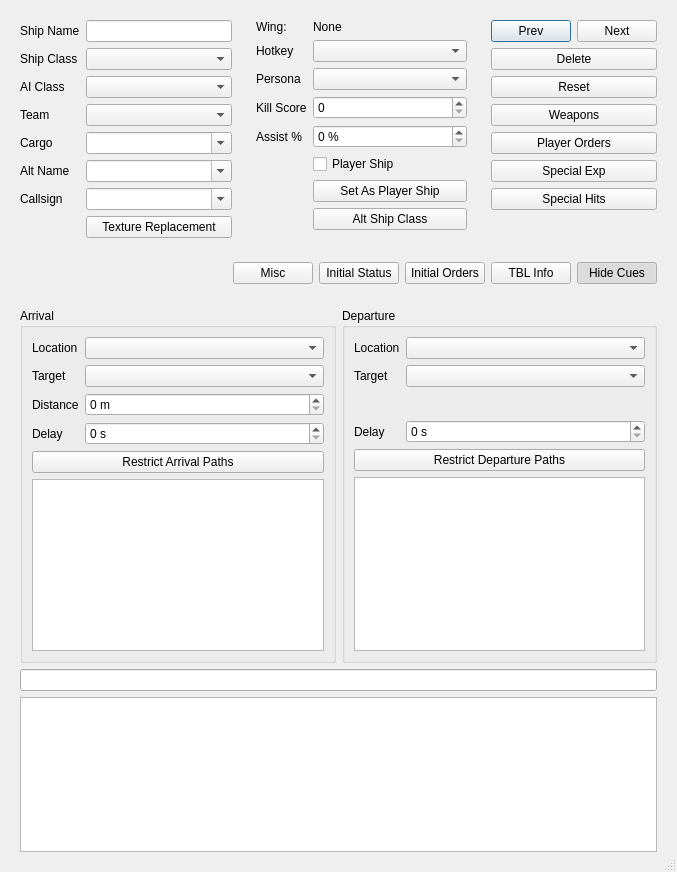
<?xml version="1.0" encoding="UTF-8"?>
<ui version="4.0">
 <class>fso::fred::dialogs::ShipEditorDialog</class>
 <widget class="QDialog" name="fso::fred::dialogs::ShipEditorDialog">
  <property name="geometry">
   <rect>
    <x>0</x>
    <y>0</y>
    <width>677</width>
    <height>872</height>
   </rect>
  </property>
  <property name="sizePolicy">
   <sizepolicy hsizetype="Preferred" vsizetype="Preferred">
    <horstretch>0</horstretch>
    <verstretch>0</verstretch>
   </sizepolicy>
  </property>
  <property name="windowTitle">
   <string>Edit Ship</string>
  </property>
  <property name="sizeGripEnabled">
   <bool>true</bool>
  </property>
  <layout class="QGridLayout" name="gridLayout">
   <item row="0" column="2" alignment="Qt::AlignTop">
    <widget class="QWidget" name="widget_3" native="true">
     <layout class="QGridLayout" name="gridLayout_2">
      <property name="sizeConstraint">
       <enum>QLayout::SetFixedSize</enum>
      </property>
      <item row="0" column="0">
       <widget class="QPushButton" name="btnPrev">
        <property name="sizePolicy">
         <sizepolicy hsizetype="Minimum" vsizetype="Fixed">
          <horstretch>0</horstretch>
          <verstretch>0</verstretch>
         </sizepolicy>
        </property>
        <property name="text">
         <string>Prev</string>
        </property>
       </widget>
      </item>
      <item row="0" column="1">
       <widget class="QPushButton" name="btnNext">
        <property name="sizePolicy">
         <sizepolicy hsizetype="Preferred" vsizetype="Fixed">
          <horstretch>0</horstretch>
          <verstretch>0</verstretch>
         </sizepolicy>
        </property>
        <property name="text">
         <string>Next</string>
        </property>
       </widget>
      </item>
      <item row="6" column="0" colspan="2">
       <widget class="QPushButton" name="btnSpecialHits">
        <property name="text">
         <string>Special Hits</string>
        </property>
       </widget>
      </item>
      <item row="5" column="0" colspan="2">
       <widget class="QPushButton" name="btnSpecialExp">
        <property name="text">
         <string>Special Exp</string>
        </property>
       </widget>
      </item>
      <item row="4" column="0" colspan="2">
       <widget class="QPushButton" name="btnPlayerOrders">
        <property name="sizePolicy">
         <sizepolicy hsizetype="Minimum" vsizetype="Fixed">
          <horstretch>0</horstretch>
          <verstretch>0</verstretch>
         </sizepolicy>
        </property>
        <property name="text">
         <string>Player Orders</string>
        </property>
       </widget>
      </item>
      <item row="3" column="0" colspan="2">
       <widget class="QPushButton" name="btnWeapons">
        <property name="text">
         <string>Weapons</string>
        </property>
       </widget>
      </item>
      <item row="2" column="0" colspan="2">
       <widget class="QPushButton" name="btnReset">
        <property name="text">
         <string>Reset</string>
        </property>
       </widget>
      </item>
      <item row="1" column="0" colspan="2">
       <widget class="QPushButton" name="btnDelete">
        <property name="text">
         <string>Delete</string>
        </property>
       </widget>
      </item>
     </layout>
    </widget>
   </item>
   <item row="0" column="1" alignment="Qt::AlignTop">
    <widget class="QWidget" name="widget_2" native="true">
     <layout class="QFormLayout" name="formLayout_2">
      <property name="sizeConstraint">
       <enum>QLayout::SetMinimumSize</enum>
      </property>
      <item row="0" column="0">
       <widget class="QLabel" name="label_8">
        <property name="text">
         <string>Wing:</string>
        </property>
       </widget>
      </item>
      <item row="0" column="1">
       <widget class="QLabel" name="label_9">
        <property name="text">
         <string>None</string>
        </property>
       </widget>
      </item>
      <item row="2" column="0">
       <widget class="QLabel" name="label_10">
        <property name="text">
         <string>Hotkey</string>
        </property>
       </widget>
      </item>
      <item row="3" column="0">
       <widget class="QLabel" name="label_11">
        <property name="text">
         <string>Persona</string>
        </property>
       </widget>
      </item>
      <item row="4" column="0">
       <widget class="QLabel" name="label_12">
        <property name="text">
         <string>Kill Score</string>
        </property>
       </widget>
      </item>
      <item row="5" column="0">
       <widget class="QLabel" name="label_13">
        <property name="text">
         <string>Assist %</string>
        </property>
       </widget>
      </item>
      <item row="6" column="1">
       <widget class="QCheckBox" name="playerShipCheck">
        <property name="text">
         <string>Player Ship</string>
        </property>
       </widget>
      </item>
      <item row="2" column="1">
       <widget class="QComboBox" name="hotkeyCombo">
        <property name="sizePolicy">
         <sizepolicy hsizetype="Expanding" vsizetype="Fixed">
          <horstretch>0</horstretch>
          <verstretch>0</verstretch>
         </sizepolicy>
        </property>
       </widget>
      </item>
      <item row="3" column="1">
       <widget class="QComboBox" name="personaCombo">
        <property name="sizePolicy">
         <sizepolicy hsizetype="Expanding" vsizetype="Fixed">
          <horstretch>0</horstretch>
          <verstretch>0</verstretch>
         </sizepolicy>
        </property>
       </widget>
      </item>
      <item row="4" column="1">
       <widget class="QSpinBox" name="killScoreSpin">
        <property name="sizePolicy">
         <sizepolicy hsizetype="Preferred" vsizetype="Fixed">
          <horstretch>0</horstretch>
          <verstretch>0</verstretch>
         </sizepolicy>
        </property>
       </widget>
      </item>
      <item row="5" column="1">
       <widget class="QSpinBox" name="assistSpin">
        <property name="sizePolicy">
         <sizepolicy hsizetype="Preferred" vsizetype="Fixed">
          <horstretch>0</horstretch>
          <verstretch>0</verstretch>
         </sizepolicy>
        </property>
        <property name="suffix">
         <string> %</string>
        </property>
        <property name="maximum">
         <number>100</number>
        </property>
       </widget>
      </item>
      <item row="7" column="1">
       <widget class="QPushButton" name="btnSetAsPlayerShip">
        <property name="sizePolicy">
         <sizepolicy hsizetype="Expanding" vsizetype="Fixed">
          <horstretch>0</horstretch>
          <verstretch>0</verstretch>
         </sizepolicy>
        </property>
        <property name="text">
         <string>Set As Player Ship</string>
        </property>
       </widget>
      </item>
      <item row="8" column="1">
       <widget class="QPushButton" name="btnAltShipClass">
        <property name="sizePolicy">
         <sizepolicy hsizetype="Expanding" vsizetype="Fixed">
          <horstretch>0</horstretch>
          <verstretch>0</verstretch>
         </sizepolicy>
        </property>
        <property name="text">
         <string>Alt Ship Class</string>
        </property>
       </widget>
      </item>
     </layout>
    </widget>
   </item>
   <item row="2" column="0" colspan="3">
    <widget class="QWidget" name="widget_5" native="true">
     <property name="sizePolicy">
      <sizepolicy hsizetype="Expanding" vsizetype="Expanding">
       <horstretch>0</horstretch>
       <verstretch>0</verstretch>
      </sizepolicy>
     </property>
     <layout class="QGridLayout" name="gridLayout_3">
      <item row="0" column="0">
       <widget class="QGroupBox" name="groupBox">
        <property name="title">
         <string>Arrival</string>
        </property>
        <layout class="QFormLayout" name="formLayout_3">
         <item row="0" column="0">
          <widget class="QLabel" name="label_14">
           <property name="text">
            <string>Location</string>
           </property>
          </widget>
         </item>
         <item row="1" column="0">
          <widget class="QLabel" name="label_16">
           <property name="text">
            <string>Target</string>
           </property>
          </widget>
         </item>
         <item row="2" column="0">
          <widget class="QLabel" name="label_17">
           <property name="text">
            <string>Distance</string>
           </property>
          </widget>
         </item>
         <item row="3" column="0">
          <widget class="QLabel" name="label_18">
           <property name="text">
            <string>Delay</string>
           </property>
          </widget>
         </item>
         <item row="4" column="0" colspan="2">
          <widget class="QPushButton" name="btnRestrictArrivalPaths">
           <property name="text">
            <string>Restrict Arrival Paths</string>
           </property>
          </widget>
         </item>
         <item row="5" column="0" colspan="2">
          <widget class="fso::fred::sexp_tree" name="arrivalSexpTree"/>
         </item>
         <item row="3" column="1">
          <widget class="QSpinBox" name="arrivalDelaySpin">
           <property name="suffix">
            <string> s</string>
           </property>
          </widget>
         </item>
         <item row="2" column="1">
          <widget class="QSpinBox" name="arrivalDistanceSpin">
           <property name="suffix">
            <string> m</string>
           </property>
          </widget>
         </item>
         <item row="0" column="1">
          <widget class="QComboBox" name="arrivalLocationCombo">
           <property name="sizePolicy">
            <sizepolicy hsizetype="Expanding" vsizetype="Fixed">
             <horstretch>0</horstretch>
             <verstretch>0</verstretch>
            </sizepolicy>
           </property>
          </widget>
         </item>
         <item row="1" column="1">
          <widget class="QComboBox" name="arrivalTargetCombo">
           <property name="sizePolicy">
            <sizepolicy hsizetype="Expanding" vsizetype="Fixed">
             <horstretch>0</horstretch>
             <verstretch>0</verstretch>
            </sizepolicy>
           </property>
          </widget>
         </item>
        </layout>
       </widget>
      </item>
      <item row="0" column="1">
       <widget class="QGroupBox" name="groupBox_2">
        <property name="title">
         <string>Departure</string>
        </property>
        <layout class="QFormLayout" name="formLayout_4">
         <item row="0" column="0">
          <widget class="QLabel" name="label_15">
           <property name="text">
            <string>Location</string>
           </property>
          </widget>
         </item>
         <item row="5" column="0" colspan="2">
          <widget class="fso::fred::sexp_tree" name="departureSexpTree"/>
         </item>
         <item row="1" column="0">
          <widget class="QLabel" name="label_19">
           <property name="text">
            <string>Target</string>
           </property>
          </widget>
         </item>
         <item row="2" column="0">
          <spacer name="verticalSpacer">
           <property name="orientation">
            <enum>Qt::Vertical</enum>
           </property>
           <property name="sizeHint" stdset="0">
            <size>
             <width>20</width>
             <height>40</height>
            </size>
           </property>
          </spacer>
         </item>
         <item row="3" column="0">
          <widget class="QLabel" name="label_20">
           <property name="text">
            <string>Delay</string>
           </property>
          </widget>
         </item>
         <item row="4" column="0" colspan="2">
          <widget class="QPushButton" name="btnRestrictDeparturePaths">
           <property name="text">
            <string>Restrict Departure Paths</string>
           </property>
          </widget>
         </item>
         <item row="3" column="1">
          <widget class="QSpinBox" name="departureDelaySpin">
           <property name="suffix">
            <string> s</string>
           </property>
          </widget>
         </item>
         <item row="0" column="1">
          <widget class="QComboBox" name="departureLocationCombo">
           <property name="sizePolicy">
            <sizepolicy hsizetype="Expanding" vsizetype="Fixed">
             <horstretch>0</horstretch>
             <verstretch>0</verstretch>
            </sizepolicy>
           </property>
          </widget>
         </item>
         <item row="1" column="1">
          <widget class="QComboBox" name="departureTargetCombo">
           <property name="sizePolicy">
            <sizepolicy hsizetype="Expanding" vsizetype="Fixed">
             <horstretch>0</horstretch>
             <verstretch>0</verstretch>
            </sizepolicy>
           </property>
          </widget>
         </item>
        </layout>
       </widget>
      </item>
      <item row="1" column="0" colspan="2">
       <widget class="QLineEdit" name="miniSexpHelpEdit">
        <property name="tabletTracking">
         <bool>false</bool>
        </property>
        <property name="readOnly">
         <bool>true</bool>
        </property>
       </widget>
      </item>
      <item row="2" column="0" colspan="2">
       <widget class="QPlainTextEdit" name="sexpHelpBox">
        <property name="readOnly">
         <bool>true</bool>
        </property>
       </widget>
      </item>
     </layout>
    </widget>
   </item>
   <item row="1" column="0" colspan="3" alignment="Qt::AlignRight|Qt::AlignTop">
    <widget class="QWidget" name="widget_4" native="true">
     <layout class="QHBoxLayout" name="horizontalLayout">
      <property name="sizeConstraint">
       <enum>QLayout::SetFixedSize</enum>
      </property>
      <item>
       <widget class="QPushButton" name="btnMisc">
        <property name="text">
         <string>Misc</string>
        </property>
       </widget>
      </item>
      <item>
       <widget class="QPushButton" name="btnInitialStatus">
        <property name="text">
         <string>Initial Status</string>
        </property>
       </widget>
      </item>
      <item>
       <widget class="QPushButton" name="btnInitialOrders">
        <property name="text">
         <string>Initial Orders</string>
        </property>
       </widget>
      </item>
      <item>
       <widget class="QPushButton" name="btnTblInfo">
        <property name="text">
         <string>TBL Info</string>
        </property>
       </widget>
      </item>
      <item>
       <widget class="QPushButton" name="btnHideCues">
        <property name="text">
         <string>Hide Cues</string>
        </property>
        <property name="checkable">
         <bool>true</bool>
        </property>
        <property name="checked">
         <bool>true</bool>
        </property>
        <property name="autoExclusive">
         <bool>false</bool>
        </property>
        <property name="flat">
         <bool>false</bool>
        </property>
       </widget>
      </item>
     </layout>
    </widget>
   </item>
   <item row="0" column="0" alignment="Qt::AlignTop">
    <widget class="QWidget" name="widget" native="true">
     <layout class="QFormLayout" name="formLayout">
      <property name="sizeConstraint">
       <enum>QLayout::SetMinimumSize</enum>
      </property>
      <item row="1" column="0">
       <widget class="QLabel" name="label">
        <property name="text">
         <string>Ship Name</string>
        </property>
       </widget>
      </item>
      <item row="1" column="1">
       <widget class="QLineEdit" name="nameEdit"/>
      </item>
      <item row="2" column="0">
       <widget class="QLabel" name="label_2">
        <property name="text">
         <string>Ship Class</string>
        </property>
       </widget>
      </item>
      <item row="3" column="0">
       <widget class="QLabel" name="label_3">
        <property name="text">
         <string>AI Class</string>
        </property>
       </widget>
      </item>
      <item row="4" column="0">
       <widget class="QLabel" name="label_4">
        <property name="text">
         <string>Team</string>
        </property>
       </widget>
      </item>
      <item row="5" column="0">
       <widget class="QLabel" name="label_5">
        <property name="text">
         <string>Cargo</string>
        </property>
       </widget>
      </item>
      <item row="6" column="0">
       <widget class="QLabel" name="label_6">
        <property name="text">
         <string>Alt Name</string>
        </property>
       </widget>
      </item>
      <item row="7" column="0">
       <widget class="QLabel" name="label_7">
        <property name="text">
         <string>Callsign</string>
        </property>
       </widget>
      </item>
      <item row="2" column="1">
       <widget class="QComboBox" name="classCombo">
        <property name="sizePolicy">
         <sizepolicy hsizetype="Expanding" vsizetype="Fixed">
          <horstretch>0</horstretch>
          <verstretch>0</verstretch>
         </sizepolicy>
        </property>
       </widget>
      </item>
      <item row="3" column="1">
       <widget class="QComboBox" name="aiClassCombo">
        <property name="sizePolicy">
         <sizepolicy hsizetype="Expanding" vsizetype="Fixed">
          <horstretch>0</horstretch>
          <verstretch>0</verstretch>
         </sizepolicy>
        </property>
       </widget>
      </item>
      <item row="4" column="1">
       <widget class="QComboBox" name="teamCombo">
        <property name="sizePolicy">
         <sizepolicy hsizetype="Expanding" vsizetype="Fixed">
          <horstretch>0</horstretch>
          <verstretch>0</verstretch>
         </sizepolicy>
        </property>
       </widget>
      </item>
      <item row="5" column="1">
       <widget class="QComboBox" name="cargoCombo">
        <property name="sizePolicy">
         <sizepolicy hsizetype="Expanding" vsizetype="Fixed">
          <horstretch>0</horstretch>
          <verstretch>0</verstretch>
         </sizepolicy>
        </property>
        <property name="editable">
         <bool>true</bool>
        </property>
       </widget>
      </item>
      <item row="6" column="1">
       <widget class="QComboBox" name="altNameCombo">
        <property name="sizePolicy">
         <sizepolicy hsizetype="Expanding" vsizetype="Fixed">
          <horstretch>0</horstretch>
          <verstretch>0</verstretch>
         </sizepolicy>
        </property>
        <property name="editable">
         <bool>true</bool>
        </property>
       </widget>
      </item>
      <item row="7" column="1">
       <widget class="QComboBox" name="callsignCombo">
        <property name="sizePolicy">
         <sizepolicy hsizetype="Expanding" vsizetype="Fixed">
          <horstretch>0</horstretch>
          <verstretch>0</verstretch>
         </sizepolicy>
        </property>
        <property name="editable">
         <bool>true</bool>
        </property>
       </widget>
      </item>
      <item row="8" column="1">
       <widget class="QPushButton" name="btnTextureReplacement">
        <property name="sizePolicy">
         <sizepolicy hsizetype="MinimumExpanding" vsizetype="Fixed">
          <horstretch>0</horstretch>
          <verstretch>0</verstretch>
         </sizepolicy>
        </property>
        <property name="text">
         <string>Texture Replacement</string>
        </property>
       </widget>
      </item>
     </layout>
    </widget>
   </item>
  </layout>
 </widget>
 <customwidgets>
  <customwidget>
   <class>fso::fred::sexp_tree</class>
   <extends>QTreeView</extends>
   <header>ui/widgets/sexp_tree.h</header>
  </customwidget>
 </customwidgets>
 <resources/>
 <connections>
  <connection>
   <sender>btnHideCues</sender>
   <signal>toggled(bool)</signal>
   <receiver>widget_5</receiver>
   <slot>setVisible(bool)</slot>
   <hints>
    <hint type="sourcelabel">
     <x>951</x>
     <y>389</y>
    </hint>
    <hint type="destinationlabel">
     <x>791</x>
     <y>543</y>
    </hint>
   </hints>
  </connection>
 </connections>
</ui>
